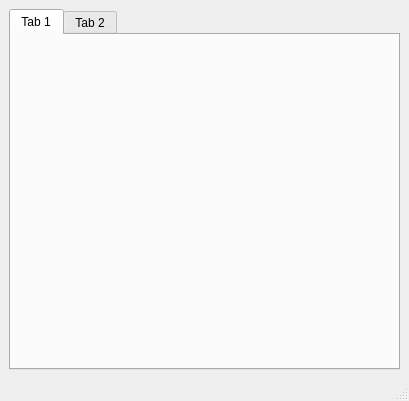
<?xml version="1.0" encoding="UTF-8"?>
<ui version="4.0">
 <class>pyCombinedWin</class>
 <widget class="QMainWindow" name="pyCombinedWin">
  <property name="geometry">
   <rect>
    <x>0</x>
    <y>0</y>
    <width>409</width>
    <height>401</height>
   </rect>
  </property>
  <property name="windowTitle">
   <string>MainWindow</string>
  </property>
  <widget class="QWidget" name="centralwidget">
   <layout class="QGridLayout" name="gridLayout">
    <item row="0" column="0">
     <widget class="QTabWidget" name="tabWidget">
      <property name="currentIndex">
       <number>0</number>
      </property>
      <widget class="QWidget" name="tab">
       <attribute name="title">
        <string>Tab 1</string>
       </attribute>
      </widget>
      <widget class="QWidget" name="tab_2">
       <attribute name="title">
        <string>Tab 2</string>
       </attribute>
       <layout class="QGridLayout" name="gridLayout_2">
        <item row="0" column="0">
         <widget class="QListWidget" name="listWidget">
          <item>
           <property name="text">
            <string>New Item</string>
           </property>
          </item>
          <item>
           <property name="text">
            <string>New Item</string>
           </property>
          </item>
          <item>
           <property name="text">
            <string>New Item</string>
           </property>
          </item>
          <item>
           <property name="text">
            <string>New Item</string>
           </property>
          </item>
         </widget>
        </item>
       </layout>
      </widget>
     </widget>
    </item>
   </layout>
  </widget>
  <widget class="QMenuBar" name="menubar">
   <property name="geometry">
    <rect>
     <x>0</x>
     <y>0</y>
     <width>409</width>
     <height>18</height>
    </rect>
   </property>
  </widget>
  <widget class="QStatusBar" name="statusbar"/>
 </widget>
 <resources/>
 <connections/>
</ui>
